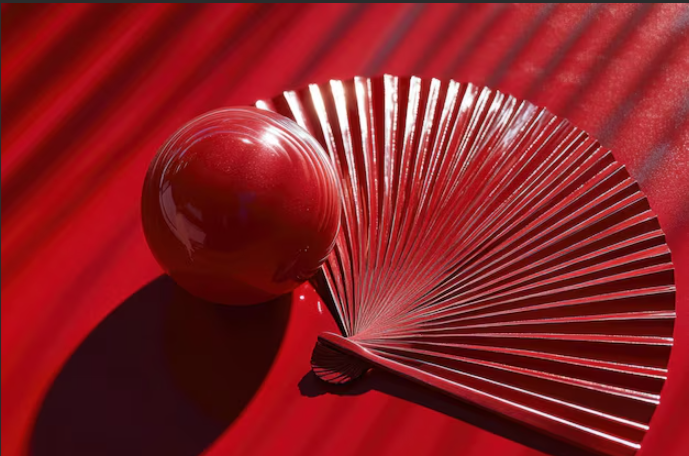
#> input picture images/bad-red.png, 689 x 456 px
$ python threedim.py
#> lines starting #> are read from the running program, lines starting #| are printed output that depends on the picture
import numpy as np
from PIL import Image
import matplotlib
matplotlib.use("QtAgg")
import matplotlib.pyplot as plt

from sklearn.mixture import GaussianMixture as GM
from sklearn.preprocessing import StandardScaler

img = Image.open("images/bad-red.png")
#> img is the input picture: PIL image 689x456 RGB; mean R, G, B 135.4, 31.5, 36.3

# This just in case if the image is png
# and has the alpha channel intact
img = img.convert('RGB')

img2 = np.array(img)
rows, cols, ch = img2.shape
#> rows = 456; cols = 689; ch = 3

img3 = img2.reshape((-1, 3))

scaler = StandardScaler()
img34 = scaler.fit_transform(img3)

gmm = GM(n_components=3, covariance_type='spherical').fit(img34)
labels = gmm.predict(img34)

cmap = plt.get_cmap("magma")
colored = cmap(labels / labels.max())[:, :3]

segmented_img = (colored * 255).astype(np.uint8).reshape(rows, cols, 3)
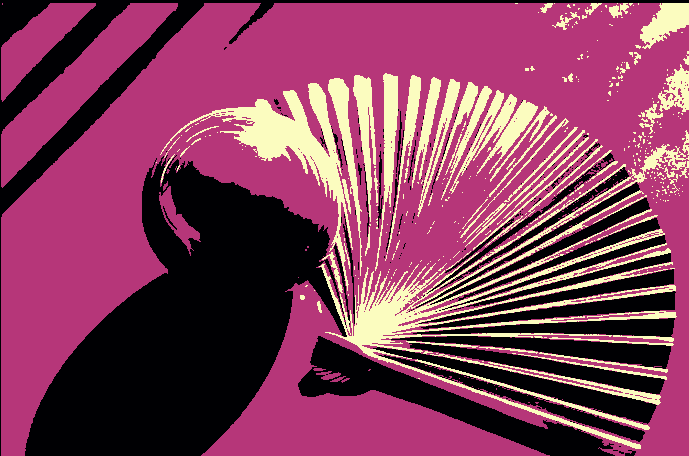
#> segmented_img: shape (456, 689, 3); mean of channels 0, 1, 2 131.6, 62.1, 91.6; drawn as R, G, B
final = Image.fromarray(segmented_img)

idx = np.random.choice(len(img3), size = 5000, replace=False)
#> idx = 5000 values, max 314120 at index 3686, min 32 at index 3430, mean 153959.7
sample = img3[idx]
sample_labels = labels[idx]
#> sample_labels = 5000 values, max 2 at index 7, min 0 at index 5, mean 0.818


plt.style.use('dark_background')
fig = plt.figure(figsize=(15, 4))
plt.subplot(131)
plt.imshow(img)

ax = fig.add_subplot(132, projection='3d')
ax.scatter(sample[:,0], sample[:,1], sample[:,2], c=sample_labels, s=5, alpha=0.3)

plt.subplot(133)
plt.imshow(final)

plt.show()
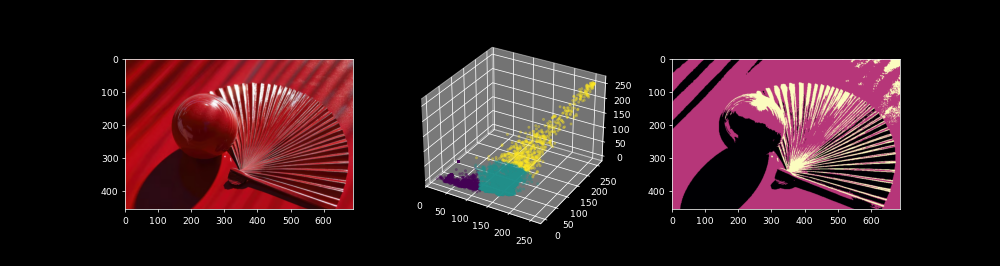
#> figure drawn by matplotlib, 3 panels
